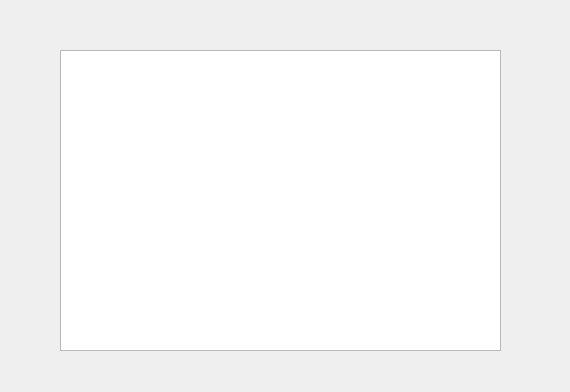
<?xml version="1.0" encoding="UTF-8"?>
<ui version="4.0">
 <class>bookinquiry_table</class>
 <widget class="QDialog" name="bookinquiry_table">
  <property name="geometry">
   <rect>
    <x>0</x>
    <y>0</y>
    <width>570</width>
    <height>392</height>
   </rect>
  </property>
  <property name="windowTitle">
   <string>Dialog</string>
  </property>
  <widget class="QTableWidget" name="tableWidget">
   <property name="geometry">
    <rect>
     <x>60</x>
     <y>50</y>
     <width>441</width>
     <height>301</height>
    </rect>
   </property>
  </widget>
 </widget>
 <resources/>
 <connections/>
</ui>
